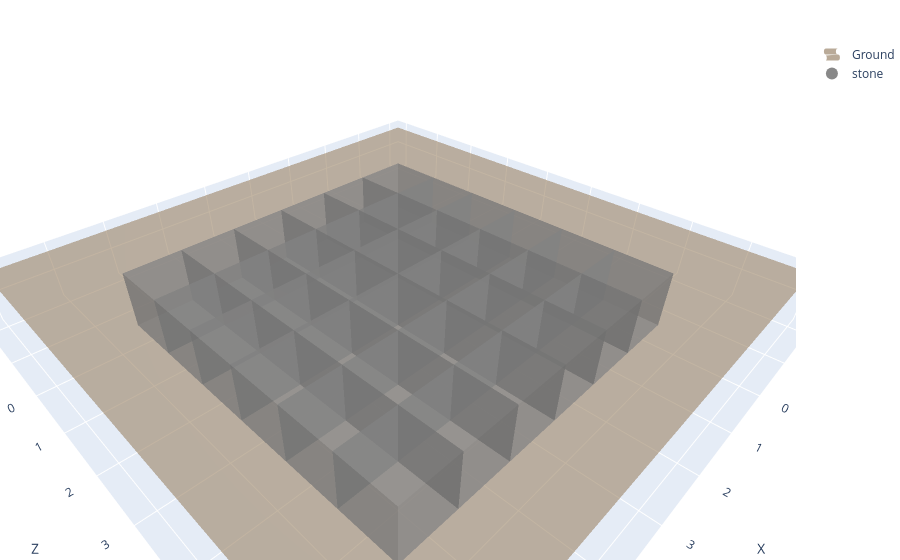

Source (notebook cell):
### Markdown cell above
### Double-check & Visualization

### Code cell
# coords_by_problem[problem_index][turn_index] = coords at that eval (problem = load cell print index).
from eval_code.viz import plotly_blocks

problem_index = 0   # problem number from load cell (print(i, prompts))
turn_index = -1     # 0=first turn, -1=last turn for that problem

try:
    coords_by_problem
except NameError:
    print("Run the evaluation cell first so coords_by_problem is available.")
else:
    n = len(coords_by_problem)
    if n == 0:
        print("No problems in coords_by_problem. Run Load → Construction → Evaluation (with matching arr_of_deltas), then try again.")
    elif problem_index < 0 or problem_index >= n:
        print(f"problem_index must be 0..{n-1} (there are {n} problems). Current problem_index={problem_index}")
    else:
        turns = coords_by_problem[problem_index]
        if turns:
            plotly_blocks.plot(turns[turn_index])
        else:
            print(f"Problem {problem_index} has no turns/coords.")
            
runs[problem_index]

### Figure 1 — Plotly figure (JSON) as saved in the notebook; plotly's stock layout.template omitted (floating-point values rounded to 4 significant figures; data arrays with more than 128 entries replaced by an {"elided": "..."} marker saying what was removed)
{"data": [{"colorscale": [[0, "#8B7355"], [1, "#8B7355"]], "name": "Ground", "opacity": 0.6, "showlegend": true, "showscale": false, "type": "surface", "x": [[-2, 7], [-2, 7]], "y": [[-2, -2], [7, 7]], "z": [[-0.5, -0.5], [-0.5, -0.5]]}, {"facecolor": {"elided": "432 str values"}, "flatshading": true, "i": {"elided": "432 int values"}, "j": {"elided": "432 int values"}, "k": {"elided": "432 int values"}, "opacity": 0.5, "type": "mesh3d", "x": {"elided": "288 float values"}, "y": {"elided": "288 float values"}, "z": {"elided": "288 float values"}}, {"marker": {"color": "#888888", "size": 8}, "mode": "markers", "name": "stone", "showlegend": true, "type": "scatter3d", "x": [null], "y": [null], "z": [null]}], "layout": {"legend": {"itemsizing": "constant"}, "margin": {"b": 0, "l": 0, "r": 0, "t": 40}, "scene": {"aspectmode": "data", "xaxis": {"dtick": 1, "tick0": -1, "tickformat": ",d", "tickmode": "linear", "title": {"text": "X"}}, "yaxis": {"dtick": 1, "tick0": -1, "tickformat": ",d", "tickmode": "linear", "title": {"text": "Z"}}, "zaxis": {"dtick": 1, "tick0": -2, "tickformat": ",d", "tickmode": "linear", "title": {"text": "Y (Height)"}}}, "title": {"text": ""}}}
